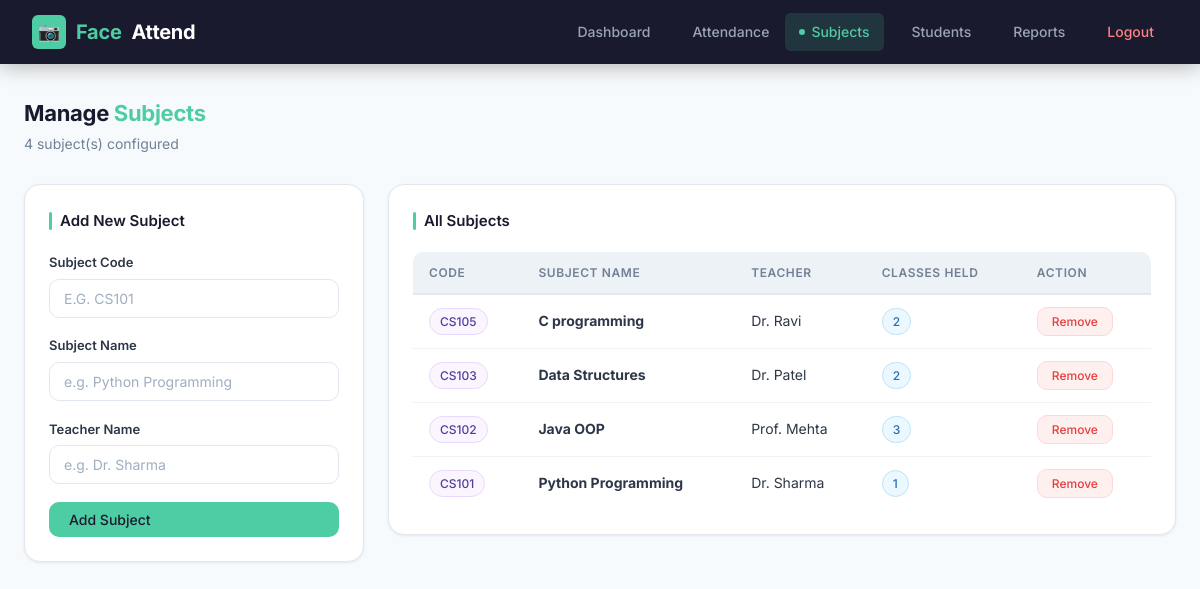
The app's page /subjects (signed in), older data.
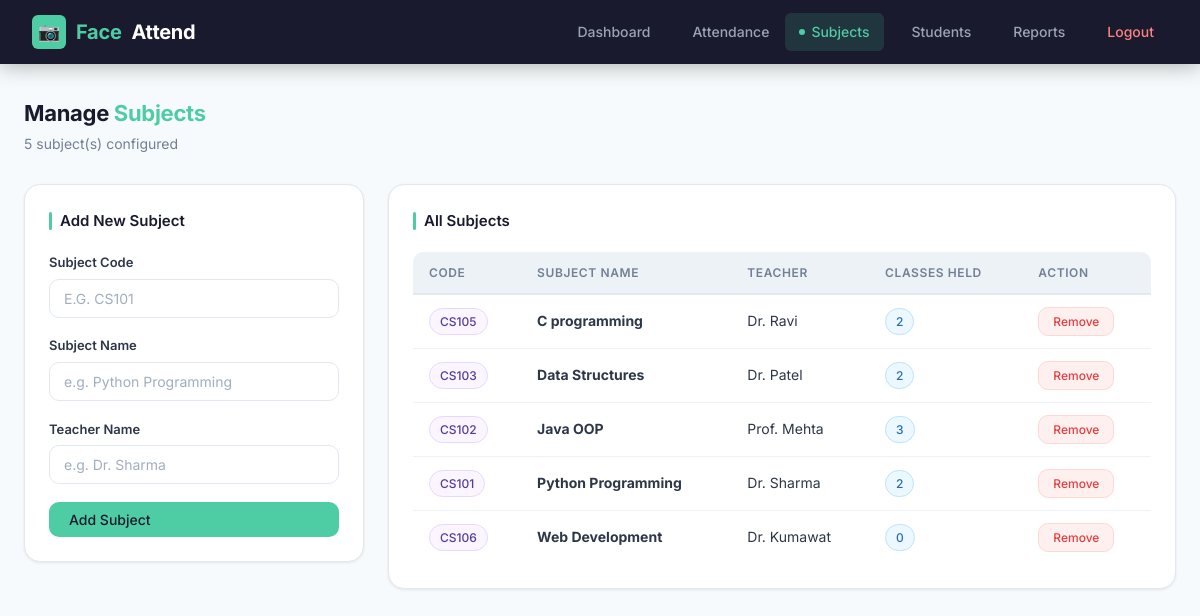
The same page, newer data.
### tables this page shows
CREATE TABLE subjects (
            id            INTEGER PRIMARY KEY AUTOINCREMENT,
            subject_code  TEXT    UNIQUE NOT NULL,
            subject_name  TEXT    NOT NULL,
            teacher_name  TEXT    NOT NULL,
            created_at    TEXT    NOT NULL
        );

### app.py (the view)
@app.route("/subjects")
@login_required
def subjects_page():
    subjects = get_all_subjects()
    totals   = {r["subject_code"]: r["total_classes"]
                for r in get_total_classes_per_subject()}
    return render_template("subjects.html", subjects=subjects, totals=totals)

### app.py (called while the page is built)
def login_required(f):
    from functools import wraps
    @wraps(f)
    def decorated(*args, **kwargs):
        if "logged_in" not in session:
            return redirect(url_for("login"))
        return f(*args, **kwargs)
    return decorated

### backend/database.py (called while the page is built)
def get_connection():
    conn = sqlite3.connect(DB_PATH)
    conn.row_factory = sqlite3.Row
    return conn

def get_all_subjects():
    conn = get_connection()
    cursor = conn.cursor()
    cursor.execute("SELECT * FROM subjects ORDER BY subject_name")
    subjects = cursor.fetchall()
    conn.close()
    return subjects

def get_total_classes_per_subject():
    conn = get_connection()
    cursor = conn.cursor()
    cursor.execute("""
        SELECT subject_code, subject_name, teacher_name,
               COUNT(DISTINCT date) AS total_classes
        FROM attendance
        GROUP BY subject_code
    """)
    data = cursor.fetchall()
    conn.close()
    return data

### templates/subjects.html (shortened to what this page needs)
{% extends "base.html" %}
{% block content %}
<div class="page-header">
  <div>
    <div class="page-title">Manage <span>Subjects</span></div>
    <div class="page-subtitle">{{ subjects|length }} subject(s) configured</div>
  </div>
</div>
<div class="admin-grid">
  <div class="card" style="margin-bottom:0">
    <div class="card-title">Add New Subject</div>
    <div class="form-group">
      <label>Subject Code</label>
      <input type="text" id="code" placeholder="e.g. CS101" style="text-transform:uppercase">
    </div>
    <div class="form-group">
      <label>Subject Name</label>
      <input type="text" id="name" placeholder="e.g. Python Programming">
    </div>
    <div class="form-group">
      <label>Teacher Name</label>
      <input type="text" id="teacher" placeholder="e.g. Dr. Sharma">
    </div>
    <button class="btn btn-primary" onclick="addSubject()" style="width:100%">Add Subject</button>
  </div>
  <div class="card" style="margin-bottom:0">
    <div class="card-title">All Subjects</div>
    {% if subjects %}
    <div class="table-wrap">
    <table>
      <thead>
        <tr><th>Code</th><th>Subject Name</th><th>Teacher</th><th>Classes Held</th><th>Action</th></tr>
      </thead>
      <tbody id="subject-table">
        {% for s in subjects %}
        <tr id="row-{{ s.subject_code }}">
          <td><span class="badge badge-purple">{{ s.subject_code }}</span></td>
          <td><strong>{{ s.subject_name }}</strong></td>
          <td>{{ s.teacher_name }}</td>
          <td><span class="badge badge-blue">{{ totals.get(s.subject_code, 0) }}</span></td>
          <td>
            <button class="btn btn-danger btn-sm"
              onclick="deleteSubject('{{ s.subject_code }}','{{ s.subject_name }}')">Remove</button>
          </td>
        </tr>
        {% endfor %}
      </tbody>
    </table>
    </div>
    {% else %}
    <div class="empty-state"><p>No subjects added yet.<br>Add subjects using the form.</p></div>
    {% endif %}
  </div>
</div>
{% endblock %}

### templates/base.html (shortened to what this page needs)
<!DOCTYPE html>
<html lang="en">
<head>
<link rel="stylesheet" href="/static/style.css">
</head>
<body>
{% if session.logged_in %}
<nav>
  <a href="/dashboard" class="brand">
    <div class="brand-icon">&#128247;</div>
    <span>Face</span>Attend
  </a>
  <ul>
    <li><a href="/dashboard"  {% if request.path=='/dashboard'  %}class="active"{% endif %}>Dashboard</a></li>
    <li><a href="/attendance" {% if request.path=='/attendance' %}class="active"{% endif %}>Attendance</a></li>
    <li><a href="/subjects"   {% if request.path=='/subjects'   %}class="active"{% endif %}>Subjects</a></li>
    <li><a href="/admin"      {% if request.path=='/admin'      %}class="active"{% endif %}>Students</a></li>
    <li><a href="/reports"    {% if request.path=='/reports'    %}class="active"{% endif %}>Reports</a></li>
    <li><a href="/logout" class="logout">Logout</a></li>
  </ul>
</nav>
{% endif %}
<div class="container">
{% block content %}{% endblock %}
</div>
</body>
</html>

Row changes from the older to the newer data that the page shows:
computed for subjects "Python Programming": get "1" → "2"
added subjects: subject_code "CS106", subject_name "Web Development", teacher_name "Dr. Kumawat", get "0"
Text that changed along with them:
{{ subjects|length }}: "4" → "5"
